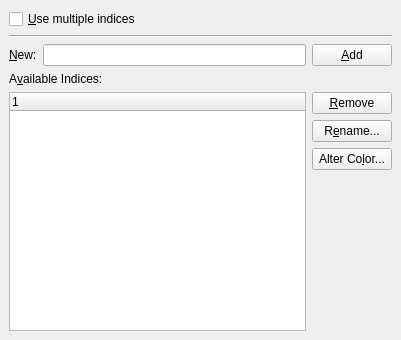
<ui version="4.0" >
 <class>IndicesUi</class>
 <widget class="QWidget" name="IndicesUi" >
  <property name="geometry" >
   <rect>
    <x>0</x>
    <y>0</y>
    <width>401</width>
    <height>340</height>
   </rect>
  </property>
  <property name="windowTitle" >
   <string/>
  </property>
  <layout class="QGridLayout" >
   <property name="margin" >
    <number>9</number>
   </property>
   <property name="spacing" >
    <number>6</number>
   </property>
   <item row="2" column="0" colspan="2" >
    <layout class="QHBoxLayout" >
     <property name="margin" >
      <number>0</number>
     </property>
     <property name="spacing" >
      <number>6</number>
     </property>
     <item>
      <widget class="QLabel" name="newIndexLA" >
       <property name="text" >
        <string>&amp;New:</string>
       </property>
       <property name="buddy" >
        <cstring>newIndexLE</cstring>
       </property>
      </widget>
     </item>
     <item>
      <widget class="QLineEdit" name="newIndexLE" >
       <property name="toolTip" >
        <string>Enter the name of the desired index (e.g. "Index of Names") and hit "Add"</string>
       </property>
      </widget>
     </item>
     <item>
      <widget class="QPushButton" name="addIndexPB" >
       <property name="toolTip" >
        <string>Add a new branch to the list</string>
       </property>
       <property name="text" >
        <string>&amp;Add</string>
       </property>
      </widget>
     </item>
    </layout>
   </item>
   <item row="4" column="1" >
    <widget class="QPushButton" name="removePB" >
     <property name="toolTip" >
      <string>Remove the selected index</string>
     </property>
     <property name="text" >
      <string>&amp;Remove</string>
     </property>
    </widget>
   </item>
   <item row="7" column="1" >
    <spacer>
     <property name="orientation" >
      <enum>Qt::Vertical</enum>
     </property>
     <property name="sizeType" >
      <enum>QSizePolicy::Expanding</enum>
     </property>
     <property name="sizeHint" >
      <size>
       <width>20</width>
       <height>121</height>
      </size>
     </property>
    </spacer>
   </item>
   <item row="3" column="0" >
    <widget class="QLabel" name="availableLA" >
     <property name="text" >
      <string>A&amp;vailable Indices:</string>
     </property>
     <property name="buddy" >
      <cstring>indicesTW</cstring>
     </property>
    </widget>
   </item>
   <item rowspan="4" row="4" column="0" >
    <widget class="QTreeWidget" name="indicesTW" />
   </item>
   <item row="0" column="0" >
    <widget class="QCheckBox" name="multipleIndicesCB" >
     <property name="toolTip" >
      <string>Check if you need multiple indices (e.g., an Index of Names)</string>
     </property>
     <property name="text" >
      <string>&amp;Use multiple indices</string>
     </property>
    </widget>
   </item>
   <item row="1" column="0" colspan="2" >
    <widget class="Line" name="line" >
     <property name="orientation" >
      <enum>Qt::Horizontal</enum>
     </property>
    </widget>
   </item>
   <item row="6" column="1" >
    <widget class="QPushButton" name="colorPB" >
     <property name="toolTip" >
      <string>Define or change button color</string>
     </property>
     <property name="text" >
      <string>Alter Co&amp;lor...</string>
     </property>
    </widget>
   </item>
   <item row="5" column="1" >
    <widget class="QPushButton" name="renamePB" >
     <property name="toolTip" >
      <string>Rename the selected index</string>
     </property>
     <property name="text" >
      <string>R&amp;ename...</string>
     </property>
    </widget>
   </item>
  </layout>
 </widget>
 <includes>
  <include location="local" >qt_i18n.h</include>
 </includes>
 <resources/>
 <connections/>
</ui>
